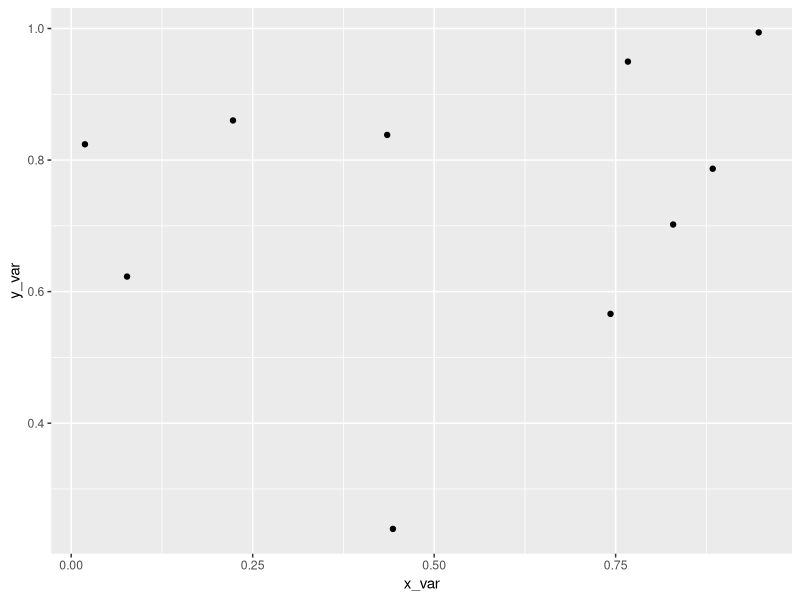

Write the R code that produced this figure.
# lists, matrices, and data frames
# frania darringer 1/29

# creating a mat from a vector
my_vec <- 1:12

# numbers by row
m <- matrix(data = my_vec, nrow = 4)
m

# numbers by column
m <- matrix(data = my_vec, ncol = 3, byrow = T)
m

# lists
my_list <- list(1:10, matrix(1:8, nrow = 4, byrow = T), letters[1:3], pi)
my_list

# indexing a list
my_list[1]
x <- my_list[[1]] # double brackets for object within list element
str(x)

# indexing into a matrix
my_list[[2]][1,1] # rows, columns

# naming lists
my_list2 <- list(tester = FALSE, little_m = matrix(1:9, nrow = 3))
my_list2

# named objects in lists
my_list2$little_m[2,3]

# looking at an empty place emptying
my_list2$little_m[,1]
my_list2$little_m[1]
my_list2$little_m[2] # no comma, treated as a vector

# unlist
unrolled <- unlist(my_list2) # flattened into named vector
unrolled[1]

# unpacking complex lists
library(ggplot2)

# creating random variables
y_var <- runif(10)
x_var <- runif(10)

# linear regression
my_model <- lm(y_var ~ x_var)
qplot(x=x_var, y=y_var)

print(my_model)

# explore structure
summary(my_model)
str(summary(my_model))
summary(my_model)$coefficients[1,1]
u <- unlist(summary(my_model))
u$coefficients2
u$coefficients8

# data frames
var_a <- 1:12
var_b <- rep(c("A", "B", "C"), 4)
var_c <- runif(12)

df <- data.frame(var_a, var_b, var_c)
str(df)
df$var_a[1]

# appending the data frame
new_data <- list(var_a = 13, var_b = "D", var_c = 0.77)
df2 <- rbind(df, new_data)
df2

head(df2)
tail(df2)
head(df2, 2)

View(df2) # makes it like an excel sheet

# using cbind
new_var <- rnorm(13)
df3 <- cbind(df2, new_var)
head(df3)

char_var <- rep("T", 13)
df3$charV <- char_var

# distinctions between DFs and mat dims
z_mat <- matrix(data = 1:30, ncol = 3, byrow = T)
z_dframe <- as.data.frame(z_mat)

str(z_mat)
str(z_dframe)

head(z_dframe)
z_dframe$V2

z_dframe[,3]
z_mat[,3]

z_dframe[2]
z_mat[2]

# missing data in DFs and mats
zd <- runif(10)
zd

# complete cases
complete.cases(zd)

# which positions are missing
which(complete.cases(zd))

# missing data in a matrix
m <- matrix(1:20, nrow = 5)

# add missing data
m[1,1] <- NA
m[5,4] <- NA

complete.cases(m)

# subsetting
m <- matrix(data = 1:12, nrow = 3)
print(m)

dimnames(m) <- list(paste("Species", LETTERS[1:nrow(m)], sep = ""), paste("Site", 1:ncol(m), sep = ""))